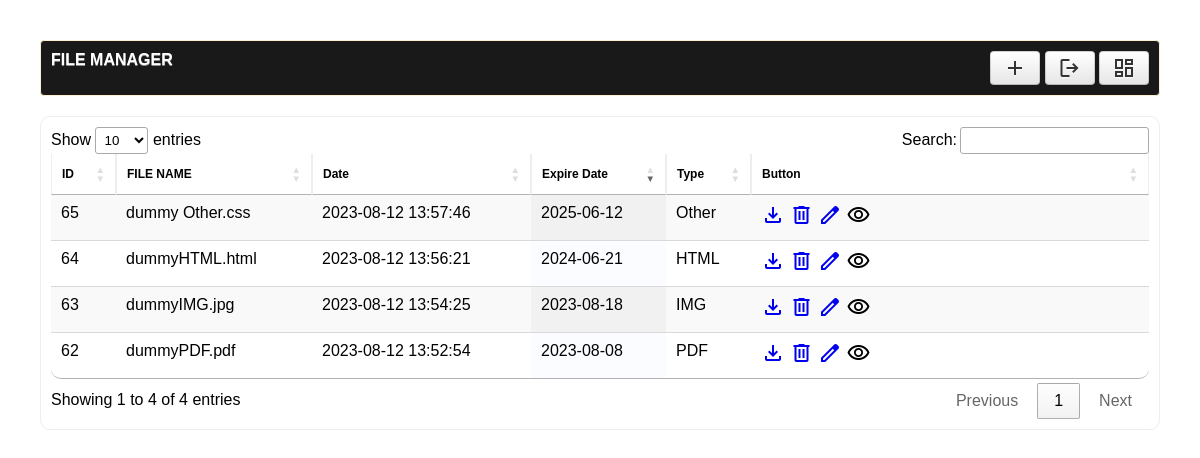
/index.php (signed in), run on the app's committed database.
### tables this page shows
CREATE TABLE `upload` (
  `id` int(10) UNSIGNED NOT NULL,
  `name` varchar(255) NOT NULL,
  `date` datetime NOT NULL,
  `type` varchar(255) DEFAULT NULL,
  `xdate` varchar(255) DEFAULT NULL
);

### index.php (the view, shortened to what this page needs)
<?php
include('dbcon.php');
$edit_prev = false;
$view_prev = false;
$delete_prev = false;
$set_prev = false;
$admin = false;
$username = $_SESSION['username'];
$query = "SELECT type FROM users WHERE uname = '$username'";
$result = $conn->query($query);
if ($result && $result->num_rows > 0) {
  $row = $result->fetch_assoc();
  $userType = $row['type'];
  if ($userType === 'admin') {
    $edit_prev = true;
    $view_prev = true;
    $delete_prev = true;
    $set_prev = true;
    $admin = true;
  }
}
?>
<html>
<head>
  <link href="css/bootstrap.css" rel="stylesheet" type="text/css" media="screen">
  <link rel="stylesheet" type="text/css" href="css/custom.css">
  <link rel="stylesheet" href="css/jquery.dataTables.css">
</head>
</head>
<html>
<body>
  <main>
    <div class="alert alert-info header">
      <b>FILE MANAGER</b>
      <div>
        <?php if ($set_prev): ?>
          <button id="addbtn" class="btn user-priv" title="Add File"><span class="material-symbols-outlined">
            </span></button>
        <?php endif; ?>
        <form action="session.php" method="POST" style="display:inline-block;">
          <button id="addbtn" class="btn" title="LogOut"><span class="material-symbols-outlined">
            </span></button>
        </form>
        <?php if ($admin): ?>
          <a href="./admin/index.php"><button id="addbtn" title="Dashboard" class="btn user-priv editor-priv"><span
                class="material-symbols-outlined">
              </span></button>
          <?php endif; ?>
        </a>
      </div>
    </div>
    <div class="col-md-18">
      <div class="container-fluid" style="margin-top:0px;">
        <div class="row">
          <div class="panel panel-default">
            <div class="panel-body">
              <div class="table-responsive">
                <form method="post" action="delete.php">
                  <table class="table table-condensed display" style="width:100%; border-radius: 10px;" id="example">
                    <thead>
                      <tr>
                        <th>ID</th>
                        <th>FILE NAME</th>
                        <th>Date</th>
                        <th>Expire Date</th>
                        <th>Type</th>
                        <th>Button</th>
                      </tr>
                    </thead>
                    <tbody>
                      <?php
                      $query = mysqli_query($conn, "select * from upload ORDER BY id DESC") or die(mysqli_error($conn));
                      while ($row = mysqli_fetch_array($query)) {
                        $name = $row['name'];
                        ?>
                        <tr>
                          <td>
                            <?php echo $row['id'] ?>
                          </td>
                          <td>
                            <?php echo $row['name'] ?>
                          </td>
                          <td>
                            <?php echo $row['date'] ?>
                          </td>
                          <td class="xdate">
                            <?php echo $row['xdate'] ?>
                          </td>
                          <td>
                            <?php echo $row['type'] ?>
                          </td>
                          <td>
                            <?php if ($view_prev): ?>
                              <a href="download.php?filename=<?php echo $name; ?>" title="click to download"><span
                                  class="material-symbols-outlined">
                                </span></a>
                            <?php endif; ?>
                            <?php if ($delete_prev): ?>
                              <a href="delete.php?del=<?php echo $row['id'] ?> " title="click to delete"
                                class="user-priv editor-priv"><span class="material-symbols-outlined">
                                </span></a>
                            <?php endif; ?>
                            <?php if ($edit_prev): ?>
                              <a href="form.php?editid=<?php echo $row['id'] ?>" title="click to edit"
                                class="user-priv "><span class="material-symbols-outlined">
                                </span></a>
                            <?php endif; ?>
                            <b data-path="./files/<?php echo $name; ?>" style="cursor: pointer;" class="view-icon" title="Preview">
                              <span class="material-symbols-outlined">
                                </span></b>
                          </td>
                        </tr>
                      <?php } ?>
                    </tbody>
                  </table>
              </div>
            </div>
          </div>
        </div>
      </div>
    </div>
  </main>
</body>
</html>

### css/custom.css (style rules this page uses)
* { margin: 0; padding: 0; box-sizing: border-box; font-family: "Poppins", sans-serif; }
main { padding: 40px; }
.table tr th { border: #eee 1px solid; position: relative; font-size: 12px; text-align: center; }
.header { display: flex; justify-content: space-between; }
.table-responsive { padding: 10px; border: #eee 1px solid; border-radius: 10px; position: relative; }

### data on the page
upload: id "65", name "dummy Other.css", date "2023-08-12 13:57:46", xdate "2025-06-12", type "Other"
upload: id "64", name "dummyHTML.html", date "2023-08-12 13:56:21", xdate "2024-06-21", type "HTML"
upload: id "63", name "dummyIMG.jpg", date "2023-08-12 13:54:25", xdate "2023-08-18", type "IMG"
upload: id "62", name "dummyPDF.pdf", date "2023-08-12 13:52:54", xdate "2023-08-08", type "PDF"
